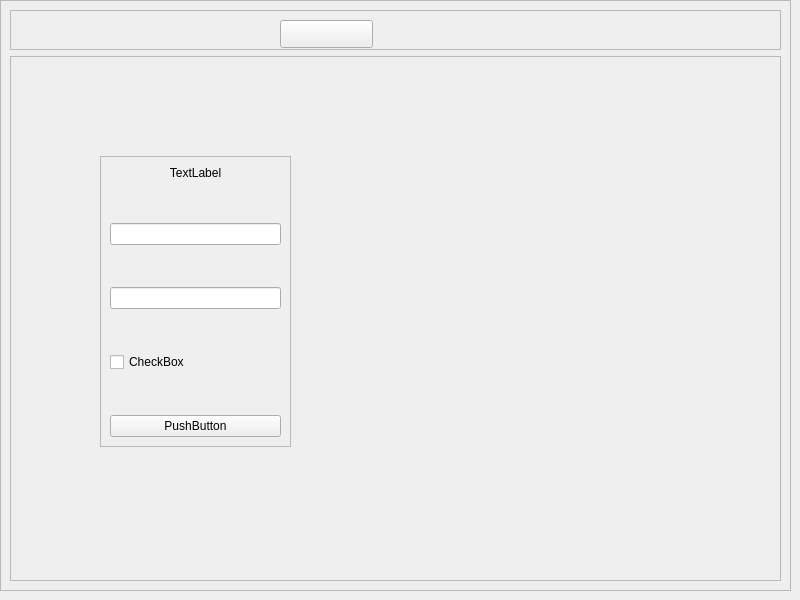
<?xml version="1.0" encoding="UTF-8"?>
<ui version="4.0">
 <class>MainWindow</class>
 <widget class="QMainWindow" name="MainWindow">
  <property name="geometry">
   <rect>
    <x>0</x>
    <y>0</y>
    <width>800</width>
    <height>600</height>
   </rect>
  </property>
  <property name="windowTitle">
   <string>MainWindow</string>
  </property>
  <widget class="QWidget" name="centralwidget">
   <layout class="QVBoxLayout" name="verticalLayout">
    <property name="leftMargin">
     <number>0</number>
    </property>
    <property name="topMargin">
     <number>0</number>
    </property>
    <item>
     <widget class="QFrame" name="frame">
      <property name="frameShape">
       <enum>QFrame::StyledPanel</enum>
      </property>
      <property name="frameShadow">
       <enum>QFrame::Raised</enum>
      </property>
      <layout class="QVBoxLayout" name="verticalLayout_2">
       <item>
        <widget class="QFrame" name="frame_2">
         <property name="minimumSize">
          <size>
           <width>0</width>
           <height>40</height>
          </size>
         </property>
         <property name="maximumSize">
          <size>
           <width>16777215</width>
           <height>40</height>
          </size>
         </property>
         <property name="frameShape">
          <enum>QFrame::StyledPanel</enum>
         </property>
         <property name="frameShadow">
          <enum>QFrame::Raised</enum>
         </property>
         <widget class="QPushButton" name="pushButton_2">
          <property name="geometry">
           <rect>
            <x>270</x>
            <y>10</y>
            <width>93</width>
            <height>28</height>
           </rect>
          </property>
          <property name="text">
           <string/>
          </property>
         </widget>
        </widget>
       </item>
       <item>
        <widget class="QFrame" name="frame_3">
         <property name="frameShape">
          <enum>QFrame::StyledPanel</enum>
         </property>
         <property name="frameShadow">
          <enum>QFrame::Raised</enum>
         </property>
         <widget class="QFrame" name="frame_4">
          <property name="geometry">
           <rect>
            <x>90</x>
            <y>100</y>
            <width>191</width>
            <height>291</height>
           </rect>
          </property>
          <property name="maximumSize">
           <size>
            <width>400</width>
            <height>600</height>
           </size>
          </property>
          <property name="frameShape">
           <enum>QFrame::StyledPanel</enum>
          </property>
          <property name="frameShadow">
           <enum>QFrame::Raised</enum>
          </property>
          <layout class="QVBoxLayout" name="verticalLayout_3">
           <item>
            <widget class="QLabel" name="label">
             <property name="maximumSize">
              <size>
               <width>16777215</width>
               <height>50</height>
              </size>
             </property>
             <property name="text">
              <string>TextLabel</string>
             </property>
             <property name="alignment">
              <set>Qt::AlignCenter</set>
             </property>
            </widget>
           </item>
           <item>
            <spacer name="verticalSpacer_3">
             <property name="orientation">
              <enum>Qt::Vertical</enum>
             </property>
             <property name="sizeHint" stdset="0">
              <size>
               <width>20</width>
               <height>40</height>
              </size>
             </property>
            </spacer>
           </item>
           <item>
            <widget class="QLineEdit" name="lineEdit"/>
           </item>
           <item>
            <spacer name="verticalSpacer_4">
             <property name="orientation">
              <enum>Qt::Vertical</enum>
             </property>
             <property name="sizeHint" stdset="0">
              <size>
               <width>20</width>
               <height>40</height>
              </size>
             </property>
            </spacer>
           </item>
           <item>
            <widget class="QLineEdit" name="lineEdit_2">
             <property name="echoMode">
              <enum>QLineEdit::Password</enum>
             </property>
            </widget>
           </item>
           <item>
            <spacer name="verticalSpacer_5">
             <property name="orientation">
              <enum>Qt::Vertical</enum>
             </property>
             <property name="sizeHint" stdset="0">
              <size>
               <width>20</width>
               <height>40</height>
              </size>
             </property>
            </spacer>
           </item>
           <item>
            <widget class="QCheckBox" name="checkBox">
             <property name="text">
              <string>CheckBox</string>
             </property>
            </widget>
           </item>
           <item>
            <spacer name="verticalSpacer_6">
             <property name="orientation">
              <enum>Qt::Vertical</enum>
             </property>
             <property name="sizeHint" stdset="0">
              <size>
               <width>20</width>
               <height>40</height>
              </size>
             </property>
            </spacer>
           </item>
           <item>
            <widget class="QPushButton" name="pushButton">
             <property name="text">
              <string>PushButton</string>
             </property>
            </widget>
           </item>
          </layout>
         </widget>
        </widget>
       </item>
      </layout>
     </widget>
    </item>
   </layout>
  </widget>
 </widget>
 <resources/>
 <connections/>
</ui>
